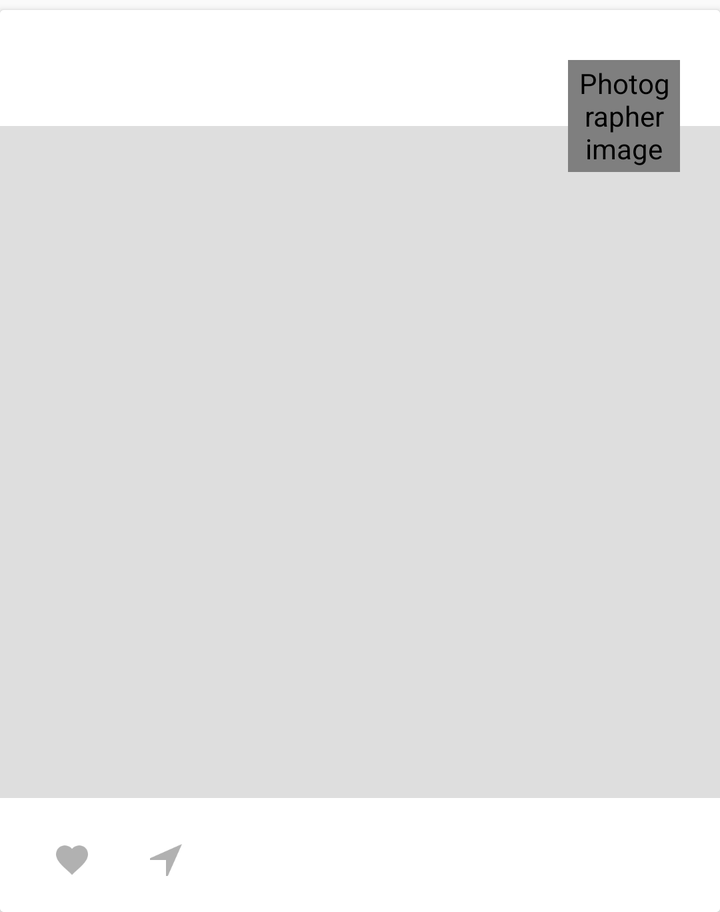
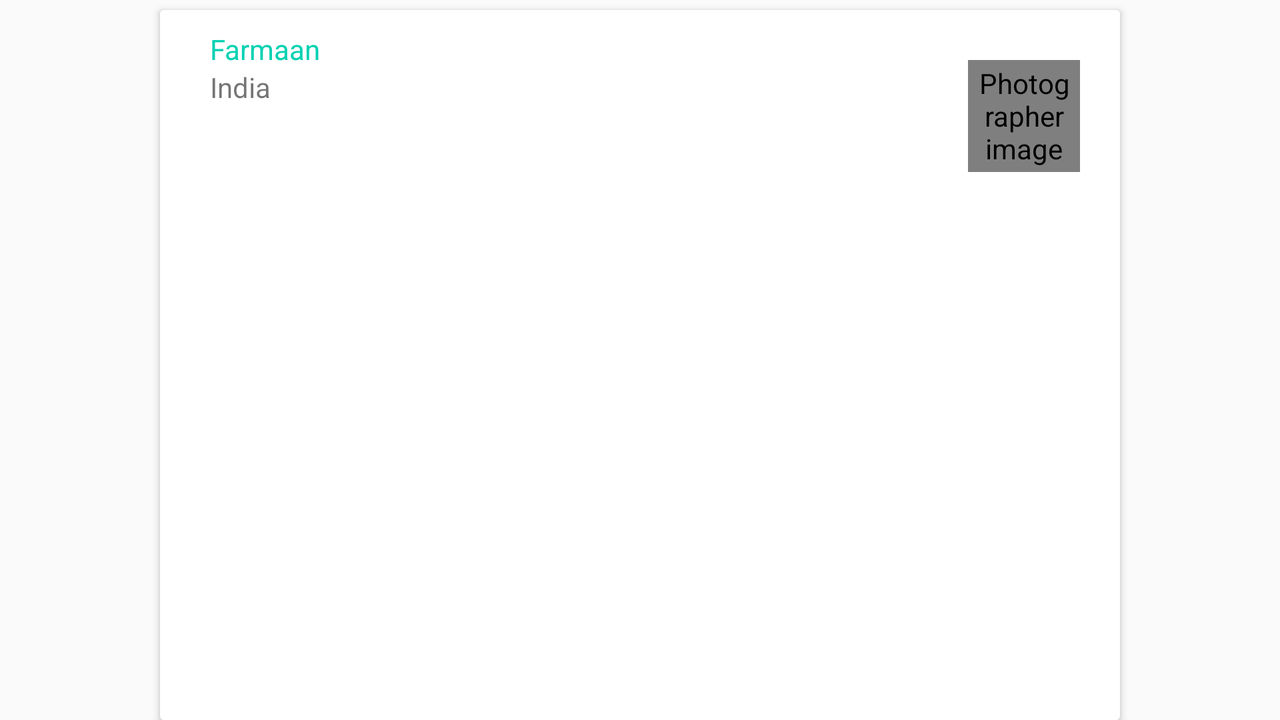

One screen, two layout resources from the same app: the default and the repository's alternative for another configuration. Each is rendered where Android would select it; the XML of both is given below.
<!-- AndroidManifest.xml: application theme AppTheme -->
<!-- res/layout/wallpaper_item_detailed.xml -->
<?xml version="1.0" encoding="utf-8"?>
<android.support.v7.widget.CardView
    xmlns:android="http://schemas.android.com/apk/res/android"
    xmlns:tools="http://schemas.android.com/tools"
    android:layout_width="match_parent"
    android:layout_height="wrap_content"
    android:layout_marginTop="@dimen/margin_top_wallpaer_detail">

    <RelativeLayout xmlns:android="http://schemas.android.com/apk/res/android"
                    xmlns:app="http://schemas.android.com/apk/res-auto"
                    xmlns:tools="http://schemas.android.com/tools"
                    android:layout_width="match_parent"
                    android:layout_height="wrap_content"
                    android:background="@android:color/white"
                    android:orientation="vertical">

        <LinearLayout
            android:id="@+id/photograpger_info"
            android:layout_width="match_parent"
            android:layout_height="wrap_content"
            android:layout_marginBottom="@dimen/photographer_info_margin"
            android:layout_marginTop="@dimen/photographer_info_margin"
            android:orientation="vertical">

            <TextView
                android:id="@+id/photograpger_name"
                android:layout_width="wrap_content"
                android:layout_height="wrap_content"
                android:contentDescription="@string/photographer_name"
                android:paddingLeft="@dimen/photographer_name_padding_start"
                android:paddingStart="@dimen/photographer_name_padding_start"
                android:textColor="@color/colorPrimaryDark"

                />

            <TextView
                android:id="@+id/photograpger_username"
                android:layout_width="wrap_content"
                android:layout_height="wrap_content"
                android:contentDescription="@string/photographer_username"
                android:paddingLeft="@dimen/photographer_name_padding_start"
                android:paddingStart="@dimen/photographer_name_padding_start"
                />
        </LinearLayout>

        <ImageView
            android:id="@+id/wallpaper"
            android:layout_width="match_parent"
            android:layout_height="@dimen/wallpaper_height"
            android:layout_below="@id/photograpger_info"
            android:adjustViewBounds="true"
            android:contentDescription="@string/wallpaper"
            android:background="@color/activityBackgroundColor"
            android:scaleType="centerCrop"
            android:transitionName="@string/shared_element_transition_wallpaper"
            tools:targetApi="lollipop"/>

        <de.hdodenhof.circleimageview.CircleImageView
            android:id="@+id/photographer_prof_pic"
            android:layout_width="@dimen/circular_iv_dimens"
            android:layout_height="@dimen/circular_iv_dimens"
            android:layout_alignParentEnd="true"
            android:layout_alignParentRight="true"
            android:layout_marginEnd="@dimen/photographer_iv_margint_right"
            android:layout_marginRight="@dimen/photographer_iv_margint_right"
            android:layout_marginTop="@dimen/photographer_iv_margint_top"
            android:contentDescription="@string/photographer_image"
            app:civ_border_color="@android:color/white"
            app:civ_border_width="@dimen/circle_image_border"/>

        <LinearLayout
            android:layout_width="match_parent"
            android:layout_height="wrap_content"
            android:layout_below="@id/wallpaper"
            android:layout_marginTop="@dimen/wallapaper_share_sec_margin_top"
            android:padding="@dimen/dimen_wallpaper_footer_padding">

            <ToggleButton
                android:id="@+id/iv_like"
                android:layout_width="@dimen/like_dimens"
                android:layout_height="@dimen/like_dimens"
                android:layout_marginLeft="@dimen/like_margin_start"
                android:layout_marginStart="@dimen/like_margin_start"
                android:adjustViewBounds="true"
                android:background="@android:color/transparent"
                android:button="@drawable/like_drawable_toggle"
                android:contentDescription="@string/like"
                android:focusable="false"
                android:textOff=""
                android:textOn=""/>

            <ImageView
                android:id="@+id/iv_share"
                android:layout_width="wrap_content"
                android:layout_height="wrap_content"
                android:layout_marginLeft="@dimen/wallpaer_share_margin_start"
                android:layout_marginStart="@dimen/wallpaer_share_margin_start"
                android:adjustViewBounds="true"
                android:contentDescription="@string/share"
                android:src="@drawable/ic_share_grey"/>
        </LinearLayout>


    </RelativeLayout>
</android.support.v7.widget.CardView>
<!-- resources referenced by this layout -->
<resources>
  <color name="activityBackgroundColor">#dedede</color>
  <color name="colorPrimaryDark">#00D1B2</color>
  <dimen name="circle_image_border">2dp</dimen>
  <dimen name="circular_iv_dimens">56dp</dimen>
  <dimen name="dimen_wallpaper_footer_padding">10dp</dimen>
  <dimen name="like_dimens">32dp</dimen>
  <dimen name="like_margin_start">10dp</dimen>
  <dimen name="margin_top_wallpaer_detail">5dp</dimen>
  <dimen name="photographer_info_margin">10dp</dimen>
  <dimen name="photographer_iv_margint_right">20dp</dimen>
  <dimen name="photographer_iv_margint_top">25dp</dimen>
  <dimen name="photographer_name_padding_start">25dp</dimen>
  <dimen name="wallapaper_share_sec_margin_top">5dp</dimen>
  <dimen name="wallpaer_share_margin_start">15dp</dimen>
  <dimen name="wallpaper_height">336dp</dimen>
  <!-- drawable ic_share_grey: png bitmap (drawable-hdpi, 466 bytes) -->
  <!-- drawable like_drawable_toggle (drawable) -->
  <?xml version="1.0" encoding="utf-8"?>
  <selector xmlns:android="http://schemas.android.com/apk/res/android">
      
      <item android:drawable="@drawable/ic_heart_red"
            android:state_checked="true"/>
      
      <item android:drawable="@drawable/ic_heart_grey"
            android:state_checked="false"/>
  
  </selector>
  <string name="like">like</string>
  <string name="photographer_image">Photographer image</string>
  <string name="photographer_name">Photographer Name</string>
  <string name="photographer_username">Photographer Username</string>
  <string name="share">share</string>
  <string name="shared_element_transition_wallpaper">wallpaper</string>
  <string name="wallpaper">Wallpaper</string>
  <style name="AppTheme" parent="Theme.AppCompat.Light.DarkActionBar">
          
          <item name="colorPrimary">@color/colorPrimary</item>
          <item name="colorPrimaryDark">@color/colorPrimaryDark</item>
          <item name="colorAccent">@color/colorAccent</item>
      </style>
  <!-- drawable ic_heart_red: png bitmap (drawable-hdpi, 530 bytes) -->
  <!-- drawable ic_heart_grey: png bitmap (drawable-hdpi, 494 bytes) -->
  <color name="colorPrimary">#00D1B2</color>
  <color name="colorAccent">#00D1B2</color>
</resources>
<!-- res/layout-land/wallpaper_item_detailed.xml (the repository's variant of the layout above) -->
<!-- drawn on the phone turned sideways -->
<?xml version="1.0" encoding="utf-8"?>
<android.support.v7.widget.CardView
    xmlns:android="http://schemas.android.com/apk/res/android"
    xmlns:tools="http://schemas.android.com/tools"
    android:layout_width="match_parent"
    android:layout_height="wrap_content"
    android:layout_marginEnd="@dimen/land_margin_start_end_wallpaper_detail"
    android:layout_marginLeft="@dimen/land_margin_start_end_wallpaper_detail"
    android:layout_marginRight="@dimen/land_margin_start_end_wallpaper_detail"
    android:layout_marginStart="@dimen/land_margin_start_end_wallpaper_detail"
    android:layout_marginTop="@dimen/margin_top_wallpaer_detail">

    <RelativeLayout xmlns:android="http://schemas.android.com/apk/res/android"
                    xmlns:app="http://schemas.android.com/apk/res-auto"
                    xmlns:tools="http://schemas.android.com/tools"
                    android:layout_width="match_parent"
                    android:layout_height="wrap_content"
                    android:background="@android:color/white"
                    android:orientation="vertical">

        <LinearLayout
            android:id="@+id/photograpger_info"
            android:layout_width="match_parent"
            android:layout_height="wrap_content"
            android:layout_marginBottom="@dimen/photographer_info_margin"
            android:layout_marginTop="@dimen/photographer_info_margin"
            android:orientation="vertical">

            <TextView
                android:id="@+id/photograpger_name"
                android:layout_width="wrap_content"
                android:layout_height="wrap_content"
                android:contentDescription="@string/photographer_name"
                android:paddingLeft="@dimen/photographer_name_padding_start"
                android:paddingStart="@dimen/photographer_name_padding_start"
                android:textColor="@color/colorPrimaryDark"
                tools:text="Farmaan"
                />

            <TextView
                android:id="@+id/photograpger_username"
                android:layout_width="wrap_content"
                android:layout_height="wrap_content"
                android:contentDescription="@string/photographer_username"
                android:paddingLeft="@dimen/photographer_name_padding_start"
                android:paddingStart="@dimen/photographer_name_padding_start"
                tools:text="India"/>
        </LinearLayout>

        <ImageView
            android:id="@+id/wallpaper"
            android:layout_width="match_parent"
            android:layout_height="@dimen/wallpaper_height"
            android:layout_below="@id/photograpger_info"
            android:adjustViewBounds="true"
            android:contentDescription="@string/wallpaper"
            android:scaleType="fitXY"
            android:transitionName="@string/shared_element_transition_wallpaper"
            tools:targetApi="lollipop"/>

        <de.hdodenhof.circleimageview.CircleImageView
            android:id="@+id/photographer_prof_pic"
            android:layout_width="@dimen/circular_iv_dimens"
            android:layout_height="@dimen/circular_iv_dimens"
            android:layout_alignParentRight="true"
            android:layout_marginRight="@dimen/photographer_iv_margint_right"
            android:layout_marginTop="@dimen/photographer_iv_margint_top"
            android:contentDescription="@string/photographer_image"
            app:civ_border_color="@android:color/white"
            app:civ_border_width="@dimen/circle_image_border"/>

        <LinearLayout
            android:layout_width="match_parent"
            android:layout_height="wrap_content"
            android:layout_below="@id/wallpaper"
            android:layout_marginTop="@dimen/wallapaper_share_sec_margin_top"
            android:padding="@dimen/dimen_wallpaper_footer_padding">

            <ToggleButton
                android:id="@+id/iv_like"
                android:layout_width="@dimen/like_dimens"
                android:layout_height="@dimen/like_dimens"
                android:layout_marginLeft="@dimen/like_margin_start"
                android:layout_marginStart="@dimen/like_margin_start"
                android:adjustViewBounds="true"
                android:background="@android:color/transparent"
                android:button="@drawable/like_drawable_toggle"
                android:contentDescription="@string/like"
                android:focusable="false"
                android:textOff=""
                android:textOn=""/>

            <ImageView
                android:id="@+id/iv_share"
                android:layout_width="wrap_content"
                android:layout_height="wrap_content"
                android:layout_marginLeft="@dimen/wallpaer_share_margin_start"
                android:adjustViewBounds="true"
                android:contentDescription="@string/share"
                android:src="@drawable/ic_share_grey"/>
        </LinearLayout>


    </RelativeLayout>
</android.support.v7.widget.CardView>
<!-- resources referenced by the variant -->
<!-- as the phone turned sideways resolves them -->
<resources>
  <color name="colorPrimaryDark">#00D1B2</color>
  <dimen name="circle_image_border">2dp</dimen>
  <dimen name="circular_iv_dimens">56dp</dimen>
  <dimen name="dimen_wallpaper_footer_padding">10dp</dimen>
  <dimen name="land_margin_start_end_wallpaper_detail">80dp</dimen>
  <dimen name="like_dimens">32dp</dimen>
  <dimen name="like_margin_start">10dp</dimen>
  <dimen name="margin_top_wallpaer_detail">5dp</dimen>
  <dimen name="photographer_info_margin">10dp</dimen>
  <dimen name="photographer_iv_margint_right">20dp</dimen>
  <dimen name="photographer_iv_margint_top">25dp</dimen>
  <dimen name="photographer_name_padding_start">25dp</dimen>
  <dimen name="wallapaper_share_sec_margin_top">5dp</dimen>
  <dimen name="wallpaer_share_margin_start">15dp</dimen>
  <dimen name="wallpaper_height">336dp</dimen>
  <!-- drawable ic_share_grey: png bitmap (drawable-hdpi, 466 bytes) -->
  <!-- drawable like_drawable_toggle (drawable) -->
  <?xml version="1.0" encoding="utf-8"?>
  <selector xmlns:android="http://schemas.android.com/apk/res/android">
      
      <item android:drawable="@drawable/ic_heart_red"
            android:state_checked="true"/>
      
      <item android:drawable="@drawable/ic_heart_grey"
            android:state_checked="false"/>
  
  </selector>
  <string name="like">like</string>
  <string name="photographer_image">Photographer image</string>
  <string name="photographer_name">Photographer Name</string>
  <string name="photographer_username">Photographer Username</string>
  <string name="share">share</string>
  <string name="shared_element_transition_wallpaper">wallpaper</string>
  <string name="wallpaper">Wallpaper</string>
  <style name="AppTheme" parent="Theme.AppCompat.Light.DarkActionBar">
          
          <item name="colorPrimary">@color/colorPrimary</item>
          <item name="colorPrimaryDark">@color/colorPrimaryDark</item>
          <item name="colorAccent">@color/colorAccent</item>
      </style>
  <!-- drawable ic_heart_red: png bitmap (drawable-hdpi, 530 bytes) -->
  <!-- drawable ic_heart_grey: png bitmap (drawable-hdpi, 494 bytes) -->
  <color name="colorPrimary">#00D1B2</color>
  <color name="colorAccent">#00D1B2</color>
</resources>
